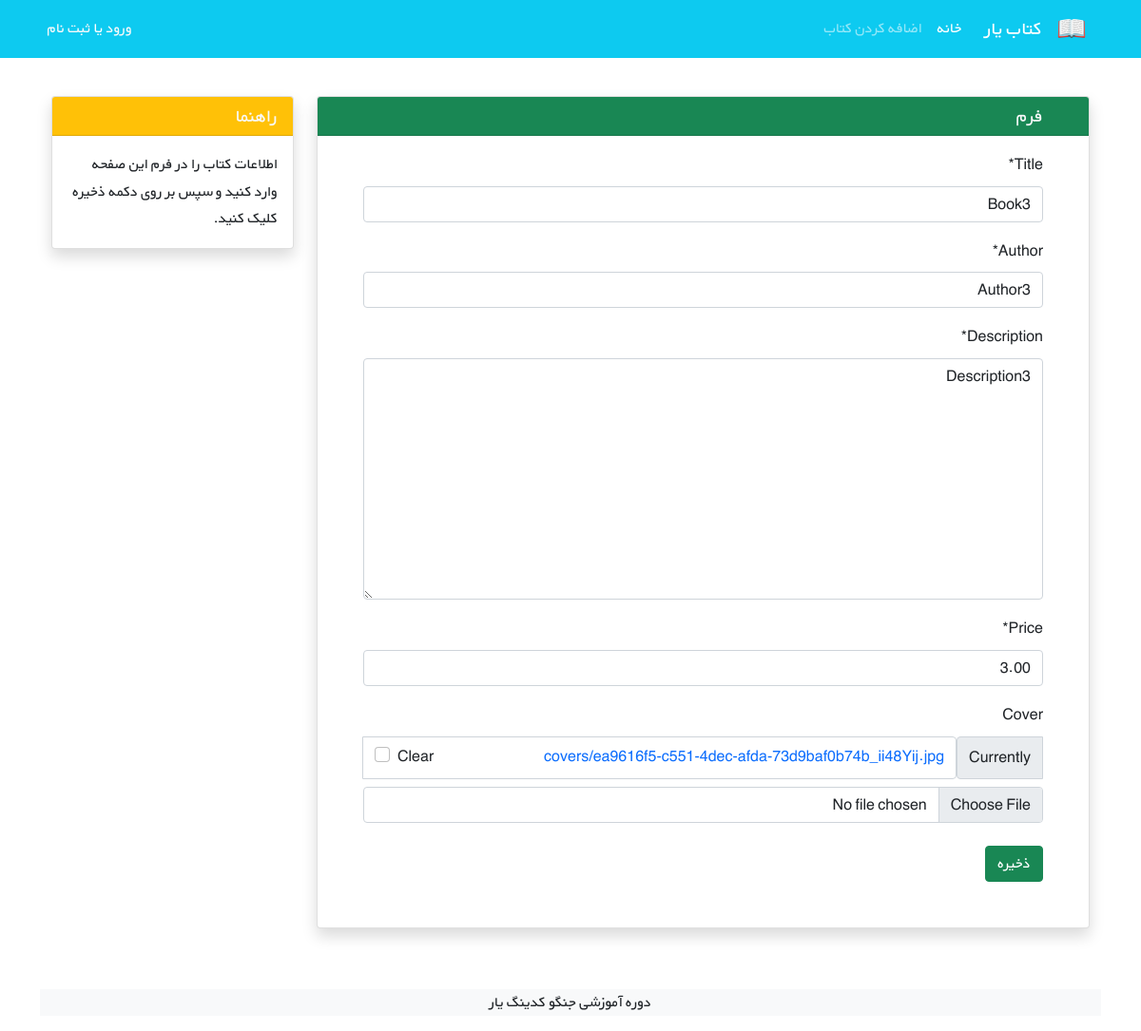
The app's page /books/16/update/ with its own data.
### books/models.py (models this page shows, shortened)
class Book(models.Model):
	title = models.CharField(max_length=200)
	author = models.CharField(max_length=200)
	description = models.TextField()
	price = models.DecimalField(max_digits=5, decimal_places=2)
	cover = models.ImageField(upload_to='covers/', blank=True)

### books/views.py (the view)
# urls.py: path('<int:pk>/update/', views.BookUpdateView.as_view(), name='book_update'),
class BookUpdateView(generic.UpdateView):
	model = Book
	fields = ['title', 'author', 'description', 'price', 'cover']
	template_name = 'books/book_update.html'

### templates/books/book_update.html (shortened to what this page needs)
{% extends '_base.html' %}
{% load crispy_forms_tags %}
{% block content %}
    <div class="container mt-4" dir="rtl">
        <div class="row">
            <div class="col-9">
                <div class="card shadow my-3">
                    <h5 class="card-header bg-success text-light px-5">فرم</h5>
                    <div class="px-5 pt-3 pb-5">
                        <form method="POST" enctype="multipart/form-data">
                            {{ form|crispy }}
                            <button type="submit" class="btn btn-success mt-2">ذخیره</button>
                        </form>
                    </div>
                </div>
            </div>
            <div class="col-3">
                <div class="card my-3 shadow">
                    <h5 class="card-header bg-warning text-light">راهنما</h5>
                    <div class="card-body">
                        <p class="card-text">
                            اطلاعات کتاب را در فرم این صفحه وارد کنید و سپس بر روی دکمه ذخیره کلیک کنید.
                        </p>
                    </div>
                </div>
            </div>
        </div>
    </div>
{% endblock content %}

### static/css/style.css (style rules this page uses)
* { font-family: 'BYekan', sans-serif; line-height: 1.8rem; }

### templates/_base.html (style rules this page uses)
a { text-decoration: none; }

### records on screen
Book: title "Book3", author "Author3", description "Description3", price "3.00"
